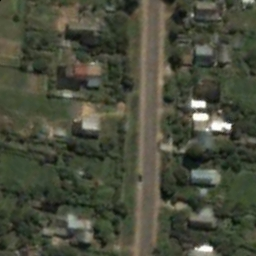
#> input picture data/raw/00014_A.jpg, 256 x 256 px
$ python -i AGCWD_filter.py   (imports and definitions only)
#> lines starting #> are read from the running program, lines starting #| are printed output that depends on the picture
import numpy as np
import cv2

def agcwd(image, w=0.5):
    is_colorful = len(image.shape) >= 3
    img = extract_value_channel(image) if is_colorful else image
    img_pdf = get_pdf(img)
    max_intensity = np.max(img_pdf)
    min_intensity = np.min(img_pdf)
    w_img_pdf = max_intensity * (((img_pdf - min_intensity) / (max_intensity - min_intensity)) ** w)
    w_img_cdf = np.cumsum(w_img_pdf) / np.sum(w_img_pdf)
    l_intensity = np.arange(0, 256)
    l_intensity = np.array([255 * (e / 255) ** (1 - w_img_cdf[e]) for e in l_intensity], dtype=np.uint8)
    enhanced_image = np.copy(img)
    height, width = img.shape
    for i in range(0, height):
        for j in range(0, width):
            intensity = enhanced_image[i, j]
            enhanced_image[i, j] = l_intensity[intensity]
    enhanced_image = set_value_channel(image, enhanced_image) if is_colorful else enhanced_image
    return enhanced_image

def extract_value_channel(color_image):
    color_image = color_image.astype(np.float32) / 255.
    hsv = cv2.cvtColor(color_image, cv2.COLOR_BGR2HSV)
    v = hsv[:, :, 2]
    return np.uint8(v * 255)

def get_pdf(gray_image):
    height, width = gray_image.shape
    pixel_count = height * width
    hist = cv2.calcHist([gray_image], [0], None, [256], [0, 256])
    return hist / pixel_count

def set_value_channel(color_image, value_channel):
    value_channel = value_channel.astype(np.float32) / 255
    color_image = color_image.astype(np.float32) / 255.
    color_image = cv2.cvtColor(color_image, cv2.COLOR_BGR2HSV)
    color_image[:, :, 2] = value_channel
    color_image = np.array(cv2.cvtColor(color_image, cv2.COLOR_HSV2BGR) * 255, dtype=np.uint8)
    return color_image

>>> import cv2
>>> picture = cv2.imread('../../data/raw/00014_A.jpg')
#> picture is the input picture: shape (256, 256, 3); mean B, G, R 59.6, 76.2, 73.2
>>> result = agcwd(picture)
#> in extract_value_channel, `hsv = cv2.cvtColor(color_image, cv2.COLOR_BGR2HSV)`: hsv: shape (256, 256, 3) float32; mean H, S, V 74.2, 0.2, 0.3
#> in extract_value_channel, `v = hsv[:, :, 2]`:
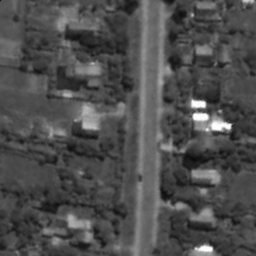
#> v: shape (256, 256) float32; min 0.0392, max 1, mean 0.306
#> in get_pdf, `hist = cv2.calcHist([gray_image], [0], None, [256], [0, 256])`: hist = 256 values, max 1688 at index 74, min 0 at index 0, mean 256
#> in agcwd, `img_pdf = get_pdf(img)`: img_pdf = 256 values, max 0.0258 at index 74, min 0 at index 0, mean 0.00391
#> in agcwd, `max_intensity = np.max(img_pdf)`: max_intensity = 0.0258
#> in agcwd, `min_intensity = np.min(img_pdf)`: min_intensity = 0
#> in agcwd, `w_img_pdf = max_intensity * (((img_pdf - min_intensity) / (max_intensi..`: w_img_pdf = 256 values, max 0.0258 at index 74, min 0 at index 0, mean 0.0073
#> in agcwd, `w_img_cdf = np.cumsum(w_img_pdf) / np.sum(w_img_pdf)`: w_img_cdf = 256 values from 0 to 1
#> in agcwd, `l_intensity = np.array([255 * (e / 255) ** (1 - w_img_cdf[e]) for e in..`: l_intensity = 256 values from 0 to 255
#> after the loop in agcwd, `for i in range(0, height):`:
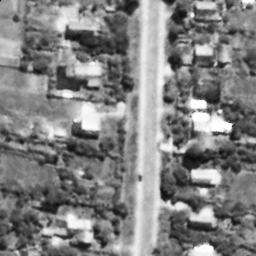
#> enhanced_image: shape (256, 256); min 10, max 255, mean 129.1
#> in set_value_channel, `color_image[:, :, 2] = value_channel`: color_image: shape (256, 256, 3) float32; mean H, S, V 74.2, 0.2, 0.5
#> in set_value_channel, `color_image = np.array(cv2.cvtColor(color_image, cv2.COLOR_HSV2BGR) * ..`: color_image: shape (256, 256, 3); mean H, S, V 98.3, 125.8, 121.2

$ run again, on data/raw/00015_A.jpg
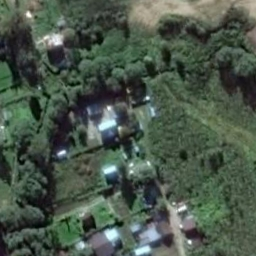
#> input picture data/raw/00015_A.jpg, 256 x 256 px
#> picture is the input picture: shape (256, 256, 3); mean B, G, R 74.4, 87.7, 74.1
#> hsv: shape (256, 256, 3) float32; mean H, S, V 127.7, 0.2, 0.3
#> in extract_value_channel, `v = hsv[:, :, 2]`:
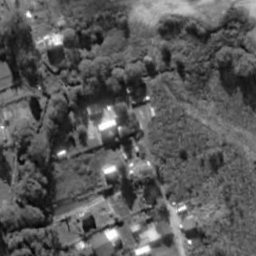
#> v: shape (256, 256) float32; min 0.0196, max 1, mean 0.349
#> hist = 256 values, max 932 at index 93, min 0 at index 0, mean 256
#> img_pdf = 256 values, max 0.0142 at index 93, min 0 at index 0, mean 0.00391
#> max_intensity = 0.0142
#> min_intensity = 0
#> w_img_pdf = 256 values, max 0.0142 at index 93, min 0 at index 0, mean 0.00616
#> w_img_cdf = 256 values from 0 to 1
#> l_intensity = 256 values from 0 to 255
#> after the loop in agcwd, `for i in range(0, height):`:
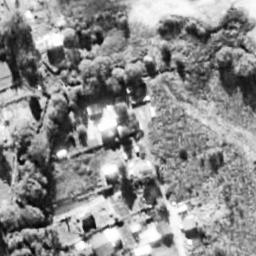
#> enhanced_image: shape (256, 256); min 5, max 255, mean 138.7

$ run again, on data/raw/00016_A.jpg
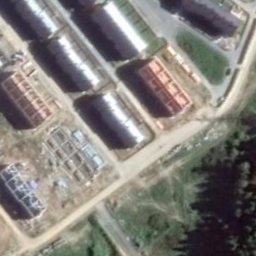
#> input picture data/raw/00016_A.jpg, 256 x 256 px
#> picture is the input picture: shape (256, 256, 3); mean B, G, R 122.7, 127.4, 131.3
#> hsv: shape (256, 256, 3) float32; mean H, S, V 130.4, 0.1, 0.5
#> in extract_value_channel, `v = hsv[:, :, 2]`:
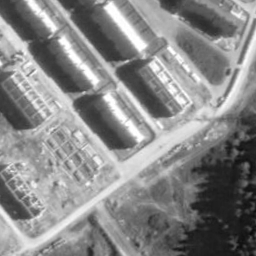
#> v: shape (256, 256) float32; min 0.0392, max 1, mean 0.53
#> hist = 256 values, max 500 at index 176, min 0 at index 0, mean 256
#> img_pdf = 256 values, max 0.00763 at index 176, min 0 at index 0, mean 0.00391
#> max_intensity = 0.00763
#> min_intensity = 0
#> w_img_pdf = 256 values, max 0.00763 at index 176, min 0 at index 0, mean 0.00513
#> w_img_cdf = 256 values from 0 to 1
#> l_intensity = 256 values from 0 to 255
#> after the loop in agcwd, `for i in range(0, height):`:
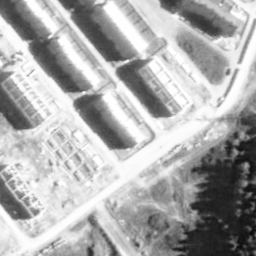
#> enhanced_image: shape (256, 256); min 10, max 255, mean 171

$ run again, on data/raw/00017_A.jpg
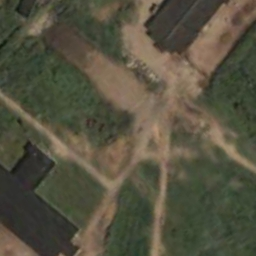
#> input picture data/raw/00017_A.jpg, 256 x 256 px
#> picture is the input picture: shape (256, 256, 3); mean B, G, R 64.4, 82.4, 85.8
#> hsv: shape (256, 256, 3) float32; mean H, S, V 59.6, 0.3, 0.3
#> in extract_value_channel, `v = hsv[:, :, 2]`:
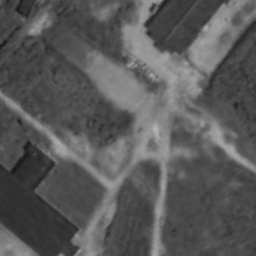
#> v: shape (256, 256) float32; min 0.0902, max 0.714, mean 0.35
#> hist = 256 values, max 2190 at index 74, min 0 at index 0, mean 256
#> img_pdf = 256 values, max 0.0334 at index 74, min 0 at index 0, mean 0.00391
#> max_intensity = 0.0334
#> min_intensity = 0
#> w_img_pdf = 256 values, max 0.0334 at index 74, min 0 at index 0, mean 0.00758
#> w_img_cdf = 256 values from 0 to 1
#> l_intensity = 256 values from 0 to 255
#> after the loop in agcwd, `for i in range(0, height):`:
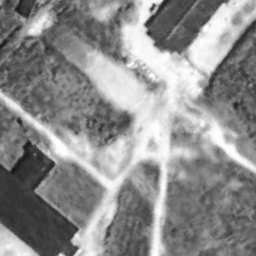
#> enhanced_image: shape (256, 256); min 23, max 255, mean 141.1
